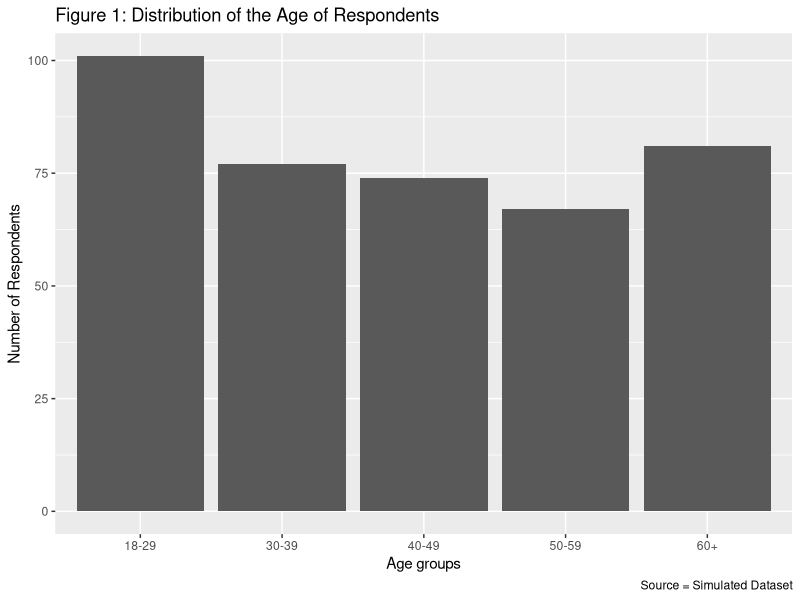
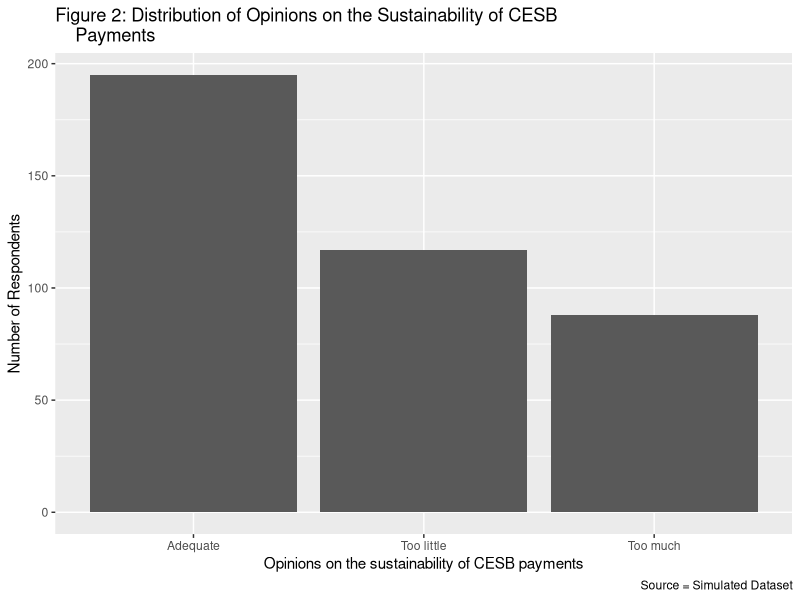
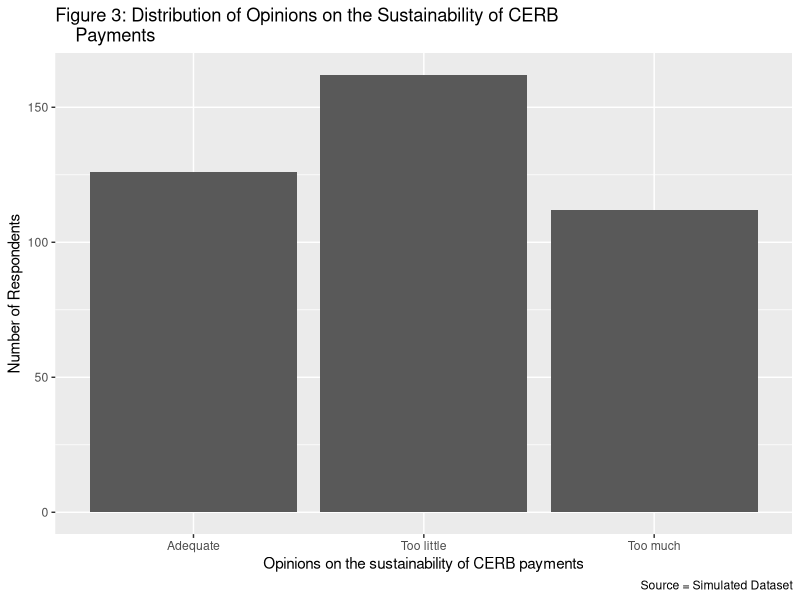
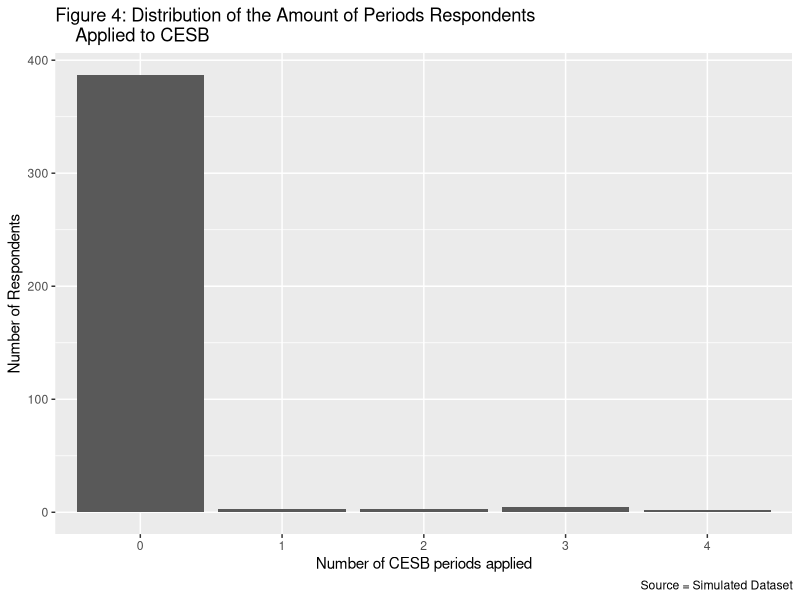
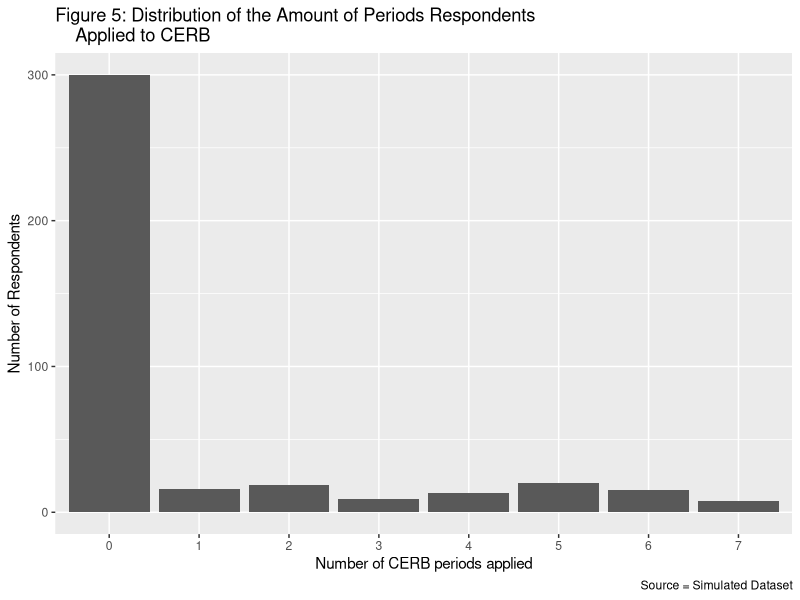
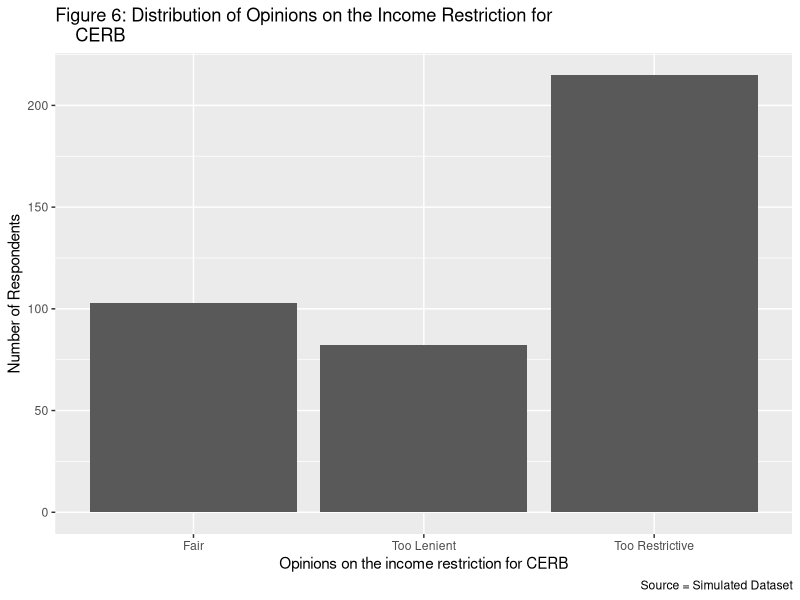
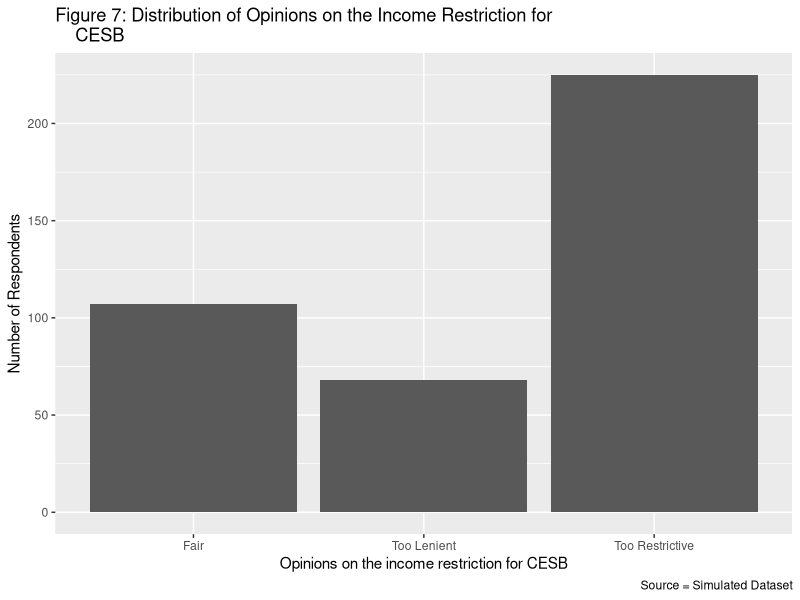
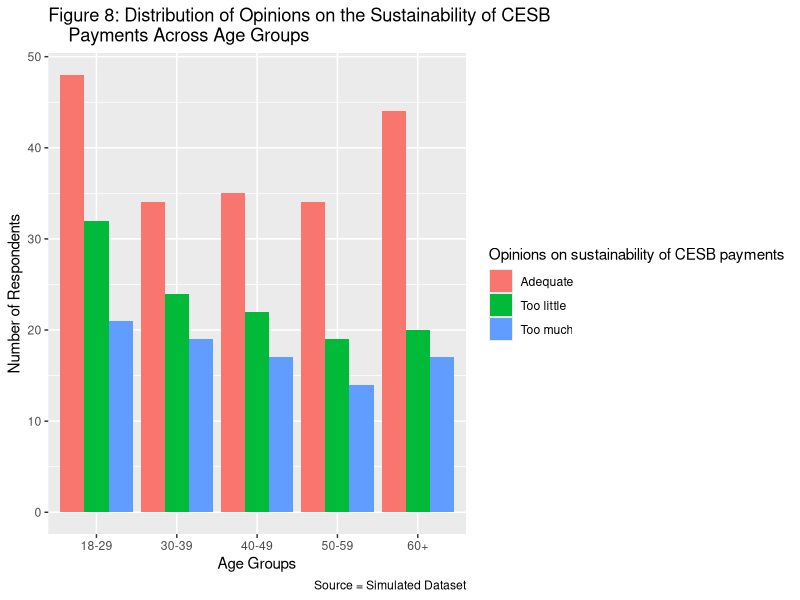

Recreate these plots in R, in order.
library(tidyverse)
library(readr)
library(dplyr)
library(knitr)
library(ggplot2)

# The following are a series of simulations in relation to a survey which /
# investigates how residents of Alberta  feel about the Liberal government's /
# pandemic financial relief efforts.

# A seed is set so the simulation is reproducible.
set.seed(123)

# It is expected that we will receive 400 responses so the survey size is set /
# to 400.
survey_size = 400

# The following is a simulation the question "How old are you?". The multiple /
# choice options for this question are: a) 18-29, b) 30-39, c)40-49, d) 50-59, /
# e) 60+.

# We assume that the frame is indicative of the population of Alberta and the /
# probabilities are adjusted to convey Alberta's demographic data.

age = sample(x = c("18-29", "30-39", "40-49", "50-59", "60+"), 
             size =  survey_size, replace = TRUE, 
             prob = c(0.21,0.2,0.2,0.17,0.22))

# The following is a simulation for the question "What is your employment 
# status before March?". The multiple choice options for this question are: /
# a) Unemployed, b) Employed/Self-employed.

# The probability of the respective options were determined using the /
# unemployment rate in the province of Alberta in February 2020 as this is /
# when the pandemic began to take its effect. The unemployment rate in /
# February 2020 was 7.2%.

pre_employment_status = sample(x = c("Unemployed", "Employed/Self-Employed"), 
                               size = survey_size, replace = TRUE, 
                               prob = c(0.072, 0.928))

# The following is a simulation for the question "What is your current /
# employment status?". The multiple choice options for this question are: /
# a) Unemployed, b) Employed/Self-employed.

# We assume the employment data based on the labour force characteristics /
# of Alberta.

curr_employment_status = sample(x= c("Employed/Self-employed", "Unemployed"), 
                                size = survey_size, replace = TRUE, 
                                prob = c(0.12,0.88))

# The following is a simulation for the question "Are you currently a student?". 
# The multiple choice options for this question are : a) Yes, b) No.

# The probability of the options was determined using the latest information /
# on the amount of people enrolled in post-secondary institutions and the /
# population of Alberta. With 194,010 people enrolled in post-secondary and a /
# population of 4,421,876 this means 4.39% of people are students in /
# post-secondary.

student_var = sample(x = c("Yes", "No"), 
                     size = survey_size, replace = TRUE, 
                     prob = c(0.0439, 0.9561))

# The following is a simulation for the question "Were you eligible for Canada /
# Emergency Student Benefit (CESB)?". The multiple choice options for this /
# question are : a) Yes, b) No.

# The probabilities were set based on information released by the Canadian /
# federal government in relation to application and eligibility for CESB.

CESB_eligibility = sample(x= c("Yes", "No"), size = survey_size,
                          replace = TRUE, prob = c(0.0439,0.9561))

# The following is a simulation for the question "Were you eligible for Canada /
# Emergency Relief Benefit (CERB)?". The multiple choice options for this /
# question are : a) Yes, b) No.

# The probabilities were set based on information released by the Canadian /
# federal government in relation to application and eligibility for CERB.

CERB_eligibility = sample(x= c("Yes", "No"), size = survey_size,
                          replace = TRUE, prob = c(0.241,0.759))

# The following is a simulation for the question "If you applied, how many /
# periods did you apply for CESB?". The multiple choice options for this /
# question are: a) N/A, b) 1, c) 2, d) 3, e) 4

# The probability of each option was determined using statistics released in /
# relation to CESB. The percentage of people who are not students was used for /
# the N/A option and the rest of the option probabilities were allocated /
# proportionally to how many applications were approved per period.

peri_CESB_app = sample(x = c(0:4), size = survey_size, replace = TRUE, 
                       prob = c(0.9561, 0.0119, 0.0108, 0.0110, 0.0102))

# The following is a simulation for the question " If you applied, how many /
# periods did you apply for CERB?". The multiple choice options for this /
# question are: a) N/A, b) 1, c) 2, d) 3, e) 4, f) 5, g) 6, h) 7

# The probability of each option was determined using statistics released in /
# relation to CERB. The percentage of the population that did not apply to /
# CERB was used for the zero option and the rest of the option probabilities /
# were allocated proportionally to how many applications were approved per /
# period.

peri_CERB_app = sample(x = c(0:7), size = survey_size, replace = TRUE, 
                       prob = c(0.759, 0.039, 0.039, 0.036, 0.032, 0.036, 
                                0.030, 0.029))

# The following is a simulation for the question "Do you believe that $1250 /
# payment of CESB a month is sustainable for students?". The multiple choice /
# options for this question are: a) Too little, b) Adequate, c) Too much.

# The probabilities of the options were determined using statistics collected /
# from an Ipsos survey done on behalf of Global News on public opinions about /
# COVID-19 financial relief response.

CESB_sustainability = sample(x= c("Too little", "Adequate", "Too much"),
                             size = survey_size, replace = TRUE, 
                             prob = c(0.3,0.5,0.2))

# The following is a simulation for the question "Do you believe that $2000 /
# payment of CERB a month is sustainable?". The multiple choice options for /
# this question are: a) Too little, b) Adequate, c) Too much.

# The probabilities of the options were determined using statistics collected /
# from an Ipsos survey done on behalf of Global News on public opinions about /
# COVID-19 financial relief response.

CERB_sustainability = sample(x= c("Too little", "Adequate", "Too much"),
                             size = survey_size, replace = TRUE, 
                             prob = c(0.4,0.35,0.25))


# The following is a simulation for the question "Do you believe the 16 weeks /
# period for CESB was long enough?". The multiple choice options for this /
# question are: a) Too short,  b) Adequate, c) Too long.

# The probabilities of the options were determined using statistics collected /
# from an Ipsos survey done on behalf of Global News on public opinions about /
# COVID-19 financial relief response.

peri_CESB_length = sample(x = c("Too Short", "Adequate", "Too Long"), 
                          size = survey_size, replace = TRUE, 
                          prob = c(0.52, 0.28, 0.20))

# The following is a simulation for the question "Do you believe the 28 weeks /
# period for CERB was long enough?". The multiple choice options for this /
# question are: a) Too short,  b) Adequate, c) Too long

# The probabilities of the options were determined using statistics collected /
# from an Ipsos survey done on behalf of Global News on public opinions about /
# COVID-19 financial relief response.

peri_CERB_length = sample(x = c("Too Short", "Adequate", "Too Long"), 
                          size = survey_size, replace = TRUE, 
                          prob = c(0.52, 0.28, 0.20))

# The following is a simulation for the question "On a scale of 1 to 5 how /
# satisfied are you with the 4 weeks extension of CERB?". The multiple choice /
# options for this question are: a) 1 (Highly unsatisfied), b) 2 (Unsatisfied) /
# c) 3 (Moderate), d) 4 (Satisfied), e) 5 (Highly unsatisfied).

# The probabilities of the options were determined using statistics collected /
# from an Ipsos survey done on behalf of Global News on public opinions about /
# COVID-19 financial relief response.

CERB_ext = sample(x= c("1 (Highly unsatisfied)", "2 (Unsatisfied)", 
                       "3 (Neutral)", "4 (Satisfied)", "5 (Highly satisfied)"),
                  size = survey_size, 
                  replace = TRUE, prob = c(0.03,0.05,0.2,0.22,0.1))

# The following is a simulation for the question "Do you believe that the 4 /
# weeks extension should have been applied to CESB as well?". The multiple /
# choice options for this question are: a) Yes, b) No.

# The probabilities of the options were determined using statistics collected /
# from an Ipsos survey done on behalf of Global News on public opinions about /
# COVID-19 financial relief response.

CESB_ext = sample(x= c("Yes", "No"), size = survey_size,
                  replace = TRUE, prob = c(0.75,0.25))

# The following is a simulation for question "What are your thoughts on /
# income restriction (earning less than $1000 a month) for CERB?". The multiple /
# choice options for this question are: a) Too restrictive, b) Fair, /
# c) Too lenient.

# The probabilities of the options were determined using statistics collected /
# from an Ipsos survey done on behalf of Global News on public opinions about /
# COVID-19 financial relief response.

inc_restr_CERB = sample(x = c("Too Restrictive", "Fair", "Too Lenient"), 
                        size = survey_size, replace = TRUE, 
                        prob = c(0.52, 0.28, 0.20))

# The following is a simulation for question "What are your thoughts on /
# income restriction (less than $1000 a month) for CESB?". The multiple choice /
# options for this question are: a) Too restrictive, b) Fair, c) Too lenient.

# The probabilities of the options were determined using statistics collected /
# from an Ipsos survey done on behalf of Global News on public opinions about /
# COVID-19 financial relief response.

inc_restr_CESB = sample(x = c("Too Restrictive", "Fair", "Too Lenient"), 
                        size = survey_size, replace = TRUE, 
                        prob = c(0.52, 0.28, 0.20))

# The following is a table which combines all of the simulated variables

survey_data <- tibble(age, pre_employment_status, curr_employment_status,
                      student_var, CESB_eligibility, CERB_eligibility, 
                      peri_CESB_app, peri_CERB_app, CESB_sustainability,
                      CERB_sustainability, peri_CESB_length, peri_CERB_length,
                      CERB_ext, CESB_ext, inc_restr_CERB, inc_restr_CESB)
survey_data

# The following are a series of graphs used for the analysis of the survey data:

# The following is a graph visualizing the distribution of responses to the/
# question "How old are you?".

age_graph <- 
  survey_data %>%
  select(age) %>%
  ggplot(aes(x=age)) +
  geom_bar() +
  labs(
    title = "Figure 1: Distribution of the Age of Respondents",
    x = "Age groups",
    y = "Number of Respondents",
    caption = "Source = Simulated Dataset"
  )

age_graph

# The following is a graph visualizing the distribution of responses to the/
# question "Do you believe that $1250 payment of CESB a month is sustainable /
# for students?".

CESB_sustainability_graph <- 
  survey_data %>%
  select(CESB_sustainability) %>%
  ggplot(aes(CESB_sustainability)) +
  geom_bar() +
  labs(
    title = "Figure 2: Distribution of Opinions on the Sustainability of CESB
    Payments",
    x = "Opinions on the sustainability of CESB payments",
    y = "Number of Respondents",
    caption = "Source = Simulated Dataset"
  ) 

CESB_sustainability_graph


# The following is a graph visualizing the distribution of responses to the/
# question "Do you believe that $2000 payment of CERB a month is sustainable?".

CERB_sustainability_graph <- 
  survey_data %>%
  select(CERB_sustainability) %>%
  ggplot(aes(CERB_sustainability)) +
  geom_bar() +
  labs(
    title = "Figure 3: Distribution of Opinions on the Sustainability of CERB
    Payments",
    x = "Opinions on the sustainability of CERB payments",
    y = "Number of Respondents",
    caption = "Source = Simulated Dataset"
  ) 

CERB_sustainability_graph

# The following is a graph visualizing the distribution of responses to the/
# question "If you applied, how many periods did you apply for CESB?".

peri_CESB_app_graph <- 
  survey_data %>%
  select(peri_CESB_app) %>%
  mutate(peri_CESB_app = as.factor(peri_CESB_app)) %>%
  ggplot(aes(x=peri_CESB_app)) +
  geom_bar() +
  labs(
    title = "Figure 4: Distribution of the Amount of Periods Respondents 
    Applied to CESB",
    x = "Number of CESB periods applied",
    y = "Number of Respondents",
    caption = "Source = Simulated Dataset"
  ) 

peri_CESB_app_graph

# The following is a graph visualizing the distribution of responses to the/
# question "If you applied, how many periods did you apply for CERB?".

peri_CERB_app_graph <- 
  survey_data %>%
  select(peri_CERB_app) %>%
  mutate(peri_CERB_app = as.factor(peri_CERB_app)) %>%
  ggplot(aes(x=peri_CERB_app)) +
  geom_bar() +
  labs(
    title = "Figure 5: Distribution of the Amount of Periods Respondents 
    Applied to CERB",
    x = "Number of CERB periods applied",
    y = "Number of Respondents",
    caption = "Source = Simulated Dataset"
  ) 

peri_CERB_app_graph

# The following is a graph visualizing the distribution of responses to the/
# question "What are your thoughts on income restriction (earning less than /
# $1000 a month) for CERB?".

inc_restr_CERB_graph <- 
  survey_data %>%
  select(inc_restr_CERB) %>%
  ggplot(aes(x=inc_restr_CERB)) +
  geom_bar() +
  labs(
    title = "Figure 6: Distribution of Opinions on the Income Restriction for
    CERB",
    x = "Opinions on the income restriction for CERB",
    y = "Number of Respondents",
    caption = "Source = Simulated Dataset"
  ) 

inc_restr_CERB_graph

# The following is a graph visualizing the distribution of responses to the/
# question "What are your thoughts on income restriction (earning less than /
# $1000 a month) for CESB?".

inc_restr_CESB_graph <- 
  survey_data %>%
  select(inc_restr_CESB) %>%
  
  ggplot(aes(x=inc_restr_CESB)) +
  geom_bar() +
  labs(
    title = "Figure 7: Distribution of Opinions on the Income Restriction for
    CESB",
    x = "Opinions on the income restriction for CESB",
    y = "Number of Respondents",
    caption = "Source = Simulated Dataset"
  ) 

inc_restr_CESB_graph


# The following is a graph visualizing the distribution of responses to the/
# question "Do you believe that $1250 payment of CESB a month is sustainable /
# for students?" across the various age groups.

age_CESB_sustainability_graph <- 
  survey_data %>%
  ggplot( aes(x = age, fill = CESB_sustainability)) + 
  geom_bar(position = "dodge") +
  labs(
    title = "Figure 8: Distribution of Opinions on the Sustainability of CESB
    Payments Across Age Groups",
    x = "Age Groups",
    y = "Number of Respondents",
    fill = "Opinions on sustainability of CESB payments",
    caption = "Source = Simulated Dataset")

age_CESB_sustainability_graph

# The following is a graph visualizing the distribution of responses to the/
# question "Do you believe that $2000 payment of CERB a month is sustainable?" /
# across the various age groups.

age_CERB_sustainability_graph <- 
  survey_data %>%
  ggplot( aes(x = age, fill = CERB_sustainability)) + 
  geom_bar(position = "dodge") +
  labs(
    title = "Figure 9: Distribution of Opinions on the Sustainability of CERB
    Payments Across Age Groups",
    x = "Age Groups",
    y = "Number of Respondents",
    fill = "Opinions on sustainability of CERB payments",
    caption = "Source = Simulated Dataset")

age_CERB_sustainability_graph

# The following is a graph visualizing the distribution of responses to the/
# question "What are your thoughts on income restriction (earning less than /
# $1000 a month) for CERB?" in relation to how many periods a respondent /
# applied for.

CERB_restr_peri_graph <- 
  survey_data %>%
  mutate(peri_CERB_app = as.factor(peri_CERB_app)) %>%
  ggplot( aes(x = peri_CERB_app, fill = inc_restr_CERB)) + 
  geom_bar(position = "dodge") +
  labs(
    title = "Figure 10: Distribution of Opinions on the Income Restriction for
    CERB Over Number of Periods Applied",
    x = "CERB Periods Applied",
    y = "Number of Respondents",
    fill = "Opinions on CERB income restriction",
    caption = "Source = Simulated Dataset")

CERB_restr_peri_graph

# The following is a graph visualizing the distribution of responses to the/
# question "What are your thoughts on income restriction (earning less than /
# $1000 a month) for CSRB?" in relation to how many periods a respondent /
# applied for.

CESB_restr_peri_graph <- 
  survey_data %>%
  mutate(peri_CESB_app = as.factor(peri_CESB_app)) %>%
  ggplot( aes(x = peri_CESB_app, fill = inc_restr_CESB)) + 
  geom_bar(position = "dodge") +
  labs(
    title = "Figure 11: Distribution of Opinions on the Income Restriction for
    CESB Over Number of Periods Applied",
    x = " CESB Periods Applied",
    y = "Number of Respondents",
    fill = "Opinions on CESB income restriction",
    caption = "Source = Simulated Dataset")

CESB_restr_peri_graph







